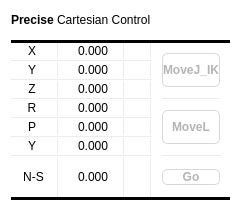
         <widget class="QGroupBox" name="preciseCartesianGroupBox">
          <property name="maximumSize">
           <size>
            <width>400</width>
            <height>16777215</height>
           </size>
          </property>
          <property name="font">
           <font>
            <family>Alibaba PuHuiTi 3.0</family>
            <pointsize>11</pointsize>
            <italic>false</italic>
            <bold>false</bold>
           </font>
          </property>
          <property name="styleSheet">
           <string notr="true">QGroupBox {
	background-color: white;
	border-radius: 20px;
}

Line {
	color: #ECECEC;
}

QDoubleSpinBox {
	margin-left: 5px;
	margin-right: 5px;
	background-color: transparent;
	border: 0px;
}

QDoubleSpinBox::up-button,  QDoubleSpinBox::down-button {
	border-left: 1px solid #ECECEC;
	width: 20px;

}

QDoubleSpinBox::down-arrow {
	image: url(:/res/arrow-down-bold.png);
	width: 15px;
	height: 15px;
	subcontrol-position: right;
	subcontrol-origin: padding;
}

QDoubleSpinBox::up-arrow {
	image: url(:/res/arrow-up-bold.png);
	width: 15px;
	height: 15px;
	subcontrol-position: right;
	subcontrol-origin: padding;
}

QDoubleSpinBox::up-button::pressed,  QDoubleSpinBox::down-button::pressed {
	background-color: #DEF3FD;

}</string>
          </property>
          <property name="title">
           <string/>
          </property>
          <layout class="QGridLayout" name="gridLayout_12" columnstretch="2,1">
           <property name="topMargin">
            <number>0</number>
           </property>
           <property name="bottomMargin">
            <number>20</number>
           </property>
           <property name="spacing">
            <number>0</number>
           </property>
           <item row="13" column="0">
            <widget class="Line" name="line_34">
             <property name="styleSheet">
              <string notr="true">QFrame {
	color: #ECECEC;
}</string>
             </property>
             <property name="frameShadow">
              <enum>QFrame::Plain</enum>
             </property>
             <property name="orientation">
              <enum>Qt::Horizontal</enum>
             </property>
            </widget>
           </item>
           <item row="9" column="0">
            <widget class="Line" name="line_38">
             <property name="styleSheet">
              <string notr="true">QFrame {
	color: #ECECEC;
}</string>
             </property>
             <property name="frameShadow">
              <enum>QFrame::Plain</enum>
             </property>
             <property name="orientation">
              <enum>Qt::Horizontal</enum>
             </property>
            </widget>
           </item>
           <item row="3" column="0">
            <widget class="Line" name="line_35">
             <property name="styleSheet">
              <string notr="true">QFrame {
	color: #ECECEC;
}</string>
             </property>
             <property name="frameShadow">
              <enum>QFrame::Plain</enum>
             </property>
             <property name="orientation">
              <enum>Qt::Horizontal</enum>
             </property>
            </widget>
           </item>
           <item row="14" column="0">
            <layout class="QHBoxLayout" name="horizontalLayout_3">
             <property name="spacing">
              <number>0</number>
             </property>
             <item>
              <widget class="QLabel" name="label_14">
               <property name="minimumSize">
                <size>
                 <width>45</width>
                 <height>40</height>
                </size>
               </property>
               <property name="maximumSize">
                <size>
                 <width>45</width>
                 <height>16777215</height>
                </size>
               </property>
               <property name="styleSheet">
                <string notr="true">QLabel {
	font: 9pt &quot;Alibaba PuHuiTi 3.0&quot;;
	margin-right: 3px;
	margin-left: 3px;
}</string>
               </property>
               <property name="text">
                <string>N-S</string>
               </property>
               <property name="alignment">
                <set>Qt::AlignCenter</set>
               </property>
              </widget>
             </item>
             <item>
              <widget class="Line" name="line_53">
               <property name="styleSheet">
                <string notr="true">QFrame {
	color: #ECECEC;
}</string>
               </property>
               <property name="frameShadow">
                <enum>QFrame::Plain</enum>
               </property>
               <property name="orientation">
                <enum>Qt::Vertical</enum>
               </property>
              </widget>
             </item>
             <item>
              <widget class="QDoubleSpinBox" name="space0">
               <property name="sizePolicy">
                <sizepolicy hsizetype="Minimum" vsizetype="Preferred">
                 <horstretch>0</horstretch>
                 <verstretch>0</verstretch>
                </sizepolicy>
               </property>
               <property name="alignment">
                <set>Qt::AlignCenter</set>
               </property>
               <property name="decimals">
                <number>3</number>
               </property>
               <property name="minimum">
                <double>-360.000000000000000</double>
               </property>
               <property name="maximum">
                <double>360.000000000000000</double>
               </property>
              </widget>
             </item>
             <item>
              <widget class="Line" name="line_52">
               <property name="styleSheet">
                <string notr="true">QFrame {
	color: #ECECEC;
}</string>
               </property>
               <property name="frameShadow">
                <enum>QFrame::Plain</enum>
               </property>
               <property name="orientation">
                <enum>Qt::Vertical</enum>
               </property>
              </widget>
             </item>
            </layout>
           </item>
           <item row="4" column="0">
            <layout class="QHBoxLayout" name="horizontalLayout_8">
             <property name="spacing">
              <number>0</number>
             </property>
             <item>
              <widget class="QLabel" name="label_2">
               <property name="minimumSize">
                <size>
                 <width>45</width>
                 <height>0</height>
                </size>
               </property>
               <property name="maximumSize">
                <size>
                 <width>45</width>
                 <height>16777215</height>
                </size>
               </property>
               <property name="styleSheet">
                <string notr="true">QLabel {
	font: 700 20pt &quot;Alibaba PuHuiTi 3.0&quot;;
	margin-right: 3px;
}</string>
               </property>
               <property name="text">
                <string>Y</string>
               </property>
               <property name="alignment">
                <set>Qt::AlignCenter</set>
               </property>
              </widget>
             </item>
             <item>
              <widget class="Line" name="line_42">
               <property name="styleSheet">
                <string notr="true">QFrame {
	color: #ECECEC;
}</string>
               </property>
               <property name="frameShadow">
                <enum>QFrame::Plain</enum>
               </property>
               <property name="orientation">
                <enum>Qt::Vertical</enum>
               </property>
              </widget>
             </item>
             <item>
              <widget class="QDoubleSpinBox" name="y">
               <property name="sizePolicy">
                <sizepolicy hsizetype="Minimum" vsizetype="Preferred">
                 <horstretch>0</horstretch>
                 <verstretch>0</verstretch>
                </sizepolicy>
               </property>
               <property name="alignment">
                <set>Qt::AlignCenter</set>
               </property>
               <property name="decimals">
                <number>3</number>
               </property>
               <property name="minimum">
                <double>-9999.000000000000000</double>
               </property>
               <property name="maximum">
                <double>9999.000000000000000</double>
               </property>
              </widget>
             </item>
             <item>
              <widget class="Line" name="line_43">
               <property name="styleSheet">
                <string notr="true">QFrame {
	color: #ECECEC;
}</string>
               </property>
               <property name="frameShadow">
                <enum>QFrame::Plain</enum>
               </property>
               <property name="orientation">
                <enum>Qt::Vertical</enum>
               </property>
              </widget>
             </item>
            </layout>
           </item>
           <item row="14" column="1">
            <widget class="QPushButton" name="MoveSpace0">
             <property name="styleSheet">
              <string notr="true">QPushButton {
	margin-left: 10px;
	margin-right: 10px;
	background-color: white;
	border: 1px solid #D8D8D8;
	border-radius: 5px;
	color: #B3B4B5;
	font-weight: bold;
}

QPushButton:hover {
	background-color: #D8D8D8;
	color: #262626;
}

QPushButton:pressed, QPushButton:checked {
	background-color: #DFF3FC;
	color: #262626;
	border: 0;
}</string>
             </property>
             <property name="text">
              <string>Go</string>
             </property>
            </widget>
           </item>
           <item row="11" column="0">
            <widget class="Line" name="line_41">
             <property name="styleSheet">
              <string notr="true">QFrame {
	color: #ECECEC;
}</string>
             </property>
             <property name="frameShadow">
              <enum>QFrame::Plain</enum>
             </property>
             <property name="orientation">
              <enum>Qt::Horizontal</enum>
             </property>
            </widget>
           </item>
           <item row="13" column="1">
            <widget class="Line" name="line_33">
             <property name="styleSheet">
              <string notr="true">QFrame {
	color: #ECECEC;
	margin-left: 10px;
	margin-right: 10px;
}</string>
             </property>
             <property name="frameShadow">
              <enum>QFrame::Plain</enum>
             </property>
             <property name="orientation">
              <enum>Qt::Horizontal</enum>
             </property>
            </widget>
           </item>
           <item row="0" column="0" colspan="2">
            <widget class="QLabel" name="preciseCartTitle">
             <property name="minimumSize">
              <size>
               <width>0</width>
               <height>40</height>
              </size>
             </property>
             <property name="maximumSize">
              <size>
               <width>16777215</width>
               <height>40</height>
              </size>
             </property>
             <property name="styleSheet">
              <string notr="true">
Line {
	color: #ECECEC;
}</string>
             </property>
             <property name="text">
              <string>&lt;html&gt;&lt;body&gt;&lt;b&gt;Precise&lt;/b&gt; Cartesian Control&lt;/body&gt;&lt;/html&gt;</string>
             </property>
            </widget>
           </item>
           <item row="2" column="0">
            <layout class="QHBoxLayout" name="horizontalLayout_9">
             <property name="spacing">
              <number>0</number>
             </property>
             <item>
              <widget class="QLabel" name="label">
               <property name="sizePolicy">
                <sizepolicy hsizetype="Preferred" vsizetype="Preferred">
                 <horstretch>0</horstretch>
                 <verstretch>0</verstretch>
                </sizepolicy>
               </property>
               <property name="minimumSize">
                <size>
                 <width>45</width>
                 <height>0</height>
                </size>
               </property>
               <property name="maximumSize">
                <size>
                 <width>45</width>
                 <height>16777215</height>
                </size>
               </property>
               <property name="styleSheet">
                <string notr="true">QLabel {
	font: 700 20pt &quot;Alibaba PuHuiTi 3.0&quot;;
	margin-right: 3px;
}</string>
               </property>
               <property name="text">
                <string>X</string>
               </property>
               <property name="alignment">
                <set>Qt::AlignCenter</set>
               </property>
              </widget>
             </item>
             <item>
              <widget class="Line" name="line_39">
               <property name="styleSheet">
                <string notr="true">QFrame {
	color: #ECECEC;
}</string>
               </property>
               <property name="frameShadow">
                <enum>QFrame::Plain</enum>
               </property>
               <property name="orientation">
                <enum>Qt::Vertical</enum>
               </property>
              </widget>
             </item>
             <item>
              <widget class="QDoubleSpinBox" name="x">
               <property name="sizePolicy">
                <sizepolicy hsizetype="Minimum" vsizetype="Preferred">
                 <horstretch>0</horstretch>
                 <verstretch>0</verstretch>
                </sizepolicy>
               </property>
               <property name="alignment">
                <set>Qt::AlignCenter</set>
               </property>
               <property name="decimals">
                <number>3</number>
               </property>
               <property name="minimum">
                <double>-9999.000000000000000</double>
               </property>
               <property name="maximum">
                <double>9999.000000000000000</double>
               </property>
              </widget>
             </item>
             <item>
              <widget class="Line" name="line_32">
               <property name="styleSheet">
                <string notr="true">QFrame {
	color: #ECECEC;
}</string>
               </property>
               <property name="frameShadow">
                <enum>QFrame::Plain</enum>
               </property>
               <property name="orientation">
                <enum>Qt::Vertical</enum>
               </property>
              </widget>
             </item>
            </layout>
           </item>
           <item row="2" column="1" rowspan="11">
            <layout class="QGridLayout" name="gridLayout_8">
             <property name="leftMargin">
              <number>10</number>
             </property>
             <property name="topMargin">
              <number>10</number>
             </property>
             <property name="rightMargin">
              <number>10</number>
             </property>
             <property name="bottomMargin">
              <number>10</number>
             </property>
             <property name="verticalSpacing">
              <number>10</number>
             </property>
             <item row="0" column="0">
              <widget class="QPushButton" name="MoveJ_IK">
               <property name="sizePolicy">
                <sizepolicy hsizetype="Preferred" vsizetype="Preferred">
                 <horstretch>0</horstretch>
                 <verstretch>0</verstretch>
                </sizepolicy>
               </property>
               <property name="styleSheet">
                <string notr="true">QPushButton {
	background-color: white;
	border: 1px solid #D8D8D8;
	border-radius: 5px;
	color: #B3B4B5;
	font-weight: bold;
}

QPushButton:hover {
	background-color: #D8D8D8;
	color: #262626;
}

QPushButton:pressed, QPushButton:checked {
	background-color: #DFF3FC;
	color: #262626;
	border: 0;
}</string>
               </property>
               <property name="text">
                <string>MoveJ_IK</string>
               </property>
              </widget>
             </item>
             <item row="2" column="0">
              <widget class="QPushButton" name="MoveL">
               <property name="sizePolicy">
                <sizepolicy hsizetype="Preferred" vsizetype="Preferred">
                 <horstretch>0</horstretch>
                 <verstretch>0</verstretch>
                </sizepolicy>
               </property>
               <property name="styleSheet">
                <string notr="true">QPushButton {
	background-color: white;
	border: 1px solid #D8D8D8;
	border-radius: 5px;
	color: #B3B4B5;
	font-weight: bold;
}

QPushButton:hover {
	background-color: #D8D8D8;
	color: #262626;
}

QPushButton:pressed, QPushButton:checked {
	background-color: #DFF3FC;
	color: #262626;
	border: 0;
}</string>
               </property>
               <property name="text">
                <string>MoveL</string>
               </property>
              </widget>
             </item>
             <item row="1" column="0">
              <widget class="Line" name="line_40">
               <property name="styleSheet">
                <string notr="true">QFrame {
	color: #ECECEC;
}</string>
               </property>
               <property name="frameShadow">
                <enum>QFrame::Plain</enum>
               </property>
               <property name="orientation">
                <enum>Qt::Horizontal</enum>
               </property>
              </widget>
             </item>
            </layout>
           </item>
           <item row="10" column="0">
            <layout class="QHBoxLayout" name="horizontalLayout_5">
             <property name="spacing">
              <number>0</number>
             </property>
             <item>
              <widget class="QLabel" name="label_5">
               <property name="minimumSize">
                <size>
                 <width>45</width>
                 <height>0</height>
                </size>
               </property>
               <property name="maximumSize">
                <size>
                 <width>45</width>
                 <height>16777215</height>
                </size>
               </property>
               <property name="styleSheet">
                <string notr="true">QLabel {
	font: 700 20pt &quot;Alibaba PuHuiTi 3.0&quot;;
	margin-right: 3px;
}</string>
               </property>
               <property name="text">
                <string>P</string>
               </property>
               <property name="alignment">
                <set>Qt::AlignCenter</set>
               </property>
              </widget>
             </item>
             <item>
              <widget class="Line" name="line_49">
               <property name="styleSheet">
                <string notr="true">QFrame {
	color: #ECECEC;
}</string>
               </property>
               <property name="frameShadow">
                <enum>QFrame::Plain</enum>
               </property>
               <property name="orientation">
                <enum>Qt::Vertical</enum>
               </property>
              </widget>
             </item>
             <item>
              <widget class="QDoubleSpinBox" name="pitch">
               <property name="sizePolicy">
                <sizepolicy hsizetype="Minimum" vsizetype="Preferred">
                 <horstretch>0</horstretch>
                 <verstretch>0</verstretch>
                </sizepolicy>
               </property>
               <property name="alignment">
                <set>Qt::AlignCenter</set>
               </property>
               <property name="decimals">
                <number>3</number>
               </property>
               <property name="minimum">
                <double>-360.000000000000000</double>
               </property>
               <property name="maximum">
                <double>360.000000000000000</double>
               </property>
              </widget>
             </item>
             <item>
              <widget class="Line" name="line_48">
               <property name="styleSheet">
                <string notr="true">QFrame {
	color: #ECECEC;
}</string>
               </property>
               <property name="frameShadow">
                <enum>QFrame::Plain</enum>
               </property>
               <property name="orientation">
                <enum>Qt::Vertical</enum>
               </property>
              </widget>
             </item>
            </layout>
           </item>
           <item row="1" column="0" colspan="2">
            <widget class="Line" name="line_30">
             <property name="styleSheet">
              <string notr="true">Line {
	color: #000000;
}</string>
             </property>
             <property name="frameShadow">
              <enum>QFrame::Plain</enum>
             </property>
             <property name="lineWidth">
              <number>3</number>
             </property>
             <property name="orientation">
              <enum>Qt::Horizontal</enum>
             </property>
            </widget>
           </item>
           <item row="5" column="0">
            <widget class="Line" name="line_36">
             <property name="styleSheet">
              <string notr="true">QFrame {
	color: #ECECEC;
}</string>
             </property>
             <property name="frameShadow">
              <enum>QFrame::Plain</enum>
             </property>
             <property name="orientation">
              <enum>Qt::Horizontal</enum>
             </property>
            </widget>
           </item>
           <item row="8" column="0">
            <layout class="QHBoxLayout" name="horizontalLayout_6">
             <property name="spacing">
              <number>0</number>
             </property>
             <item>
              <widget class="QLabel" name="label_4">
               <property name="minimumSize">
                <size>
                 <width>45</width>
                 <height>0</height>
                </size>
               </property>
               <property name="maximumSize">
                <size>
                 <width>45</width>
                 <height>16777215</height>
                </size>
               </property>
               <property name="styleSheet">
                <string notr="true">QLabel {
	font: 700 20pt &quot;Alibaba PuHuiTi 3.0&quot;;
	margin-right: 3px;
}</string>
               </property>
               <property name="text">
                <string>R</string>
               </property>
               <property name="alignment">
                <set>Qt::AlignCenter</set>
               </property>
              </widget>
             </item>
             <item>
              <widget class="Line" name="line_46">
               <property name="styleSheet">
                <string notr="true">QFrame {
	color: #ECECEC;
}</string>
               </property>
               <property name="frameShadow">
                <enum>QFrame::Plain</enum>
               </property>
               <property name="orientation">
                <enum>Qt::Vertical</enum>
               </property>
              </widget>
             </item>
             <item>
              <widget class="QDoubleSpinBox" name="roll">
               <property name="sizePolicy">
                <sizepolicy hsizetype="Minimum" vsizetype="Preferred">
                 <horstretch>0</horstretch>
                 <verstretch>0</verstretch>
                </sizepolicy>
               </property>
               <property name="alignment">
                <set>Qt::AlignCenter</set>
               </property>
               <property name="decimals">
                <number>3</number>
               </property>
               <property name="minimum">
                <double>-360.000000000000000</double>
               </property>
               <property name="maximum">
                <double>360.000000000000000</double>
               </property>
              </widget>
             </item>
             <item>
              <widget class="Line" name="line_47">
               <property name="styleSheet">
                <string notr="true">QFrame {
	color: #ECECEC;
}</string>
               </property>
               <property name="frameShadow">
                <enum>QFrame::Plain</enum>
               </property>
               <property name="orientation">
                <enum>Qt::Vertical</enum>
               </property>
              </widget>
             </item>
            </layout>
           </item>
           <item row="6" column="0">
            <layout class="QHBoxLayout" name="horizontalLayout_7">
             <property name="spacing">
              <number>0</number>
             </property>
             <item>
              <widget class="QLabel" name="label_3">
               <property name="minimumSize">
                <size>
                 <width>45</width>
                 <height>0</height>
                </size>
               </property>
               <property name="maximumSize">
                <size>
                 <width>45</width>
                 <height>16777215</height>
                </size>
               </property>
               <property name="styleSheet">
                <string notr="true">QLabel {
	font: 700 20pt &quot;Alibaba PuHuiTi 3.0&quot;;
	margin-right: 3px;
}</string>
               </property>
               <property name="text">
                <string>Z</string>
               </property>
               <property name="alignment">
                <set>Qt::AlignCenter</set>
               </property>
              </widget>
             </item>
             <item>
              <widget class="Line" name="line_44">
               <property name="styleSheet">
                <string notr="true">QFrame {
	color: #ECECEC;
}</string>
               </property>
               <property name="frameShadow">
                <enum>QFrame::Plain</enum>
               </property>
               <property name="orientation">
                <enum>Qt::Vertical</enum>
               </property>
              </widget>
             </item>
             <item>
              <widget class="QDoubleSpinBox" name="z">
               <property name="sizePolicy">
                <sizepolicy hsizetype="Minimum" vsizetype="Preferred">
                 <horstretch>0</horstretch>
                 <verstretch>0</verstretch>
                </sizepolicy>
               </property>
               <property name="alignment">
                <set>Qt::AlignCenter</set>
               </property>
               <property name="decimals">
                <number>3</number>
               </property>
               <property name="minimum">
                <double>-9999.000000000000000</double>
               </property>
               <property name="maximum">
                <double>9999.000000000000000</double>
               </property>
              </widget>
             </item>
             <item>
              <widget class="Line" name="line_45">
               <property name="styleSheet">
                <string notr="true">QFrame {
	color: #ECECEC;
}</string>
               </property>
               <property name="frameShadow">
                <enum>QFrame::Plain</enum>
               </property>
               <property name="orientation">
                <enum>Qt::Vertical</enum>
               </property>
              </widget>
             </item>
            </layout>
           </item>
           <item row="12" column="0">
            <layout class="QHBoxLayout" name="horizontalLayout_4">
             <property name="spacing">
              <number>0</number>
             </property>
             <item>
              <widget class="QLabel" name="label_6">
               <property name="minimumSize">
                <size>
                 <width>45</width>
                 <height>0</height>
                </size>
               </property>
               <property name="maximumSize">
                <size>
                 <width>45</width>
                 <height>16777215</height>
                </size>
               </property>
               <property name="styleSheet">
                <string notr="true">QLabel {
	font: 700 20pt &quot;Alibaba PuHuiTi 3.0&quot;;
	margin-right: 3px;
}</string>
               </property>
               <property name="text">
                <string>Y</string>
               </property>
               <property name="alignment">
                <set>Qt::AlignCenter</set>
               </property>
              </widget>
             </item>
             <item>
              <widget class="Line" name="line_50">
               <property name="styleSheet">
                <string notr="true">QFrame {
	color: #ECECEC;
}</string>
               </property>
               <property name="frameShadow">
                <enum>QFrame::Plain</enum>
               </property>
               <property name="orientation">
                <enum>Qt::Vertical</enum>
               </property>
              </widget>
             </item>
             <item>
              <widget class="QDoubleSpinBox" name="yaw">
               <property name="sizePolicy">
                <sizepolicy hsizetype="Minimum" vsizetype="Preferred">
                 <horstretch>0</horstretch>
                 <verstretch>0</verstretch>
                </sizepolicy>
               </property>
               <property name="alignment">
                <set>Qt::AlignCenter</set>
               </property>
               <property name="decimals">
                <number>3</number>
               </property>
               <property name="minimum">
                <double>-360.000000000000000</double>
               </property>
               <property name="maximum">
                <double>360.000000000000000</double>
               </property>
              </widget>
             </item>
             <item>
              <widget class="Line" name="line_51">
               <property name="styleSheet">
                <string notr="true">QFrame {
	color: #ECECEC;
}</string>
               </property>
               <property name="frameShadow">
                <enum>QFrame::Plain</enum>
               </property>
               <property name="orientation">
                <enum>Qt::Vertical</enum>
               </property>
              </widget>
             </item>
            </layout>
           </item>
           <item row="7" column="0">
            <widget class="Line" name="line_37">
             <property name="styleSheet">
              <string notr="true">QFrame {
	color: #ECECEC;
}</string>
             </property>
             <property name="frameShadow">
              <enum>QFrame::Plain</enum>
             </property>
             <property name="orientation">
              <enum>Qt::Horizontal</enum>
             </property>
            </widget>
           </item>
           <item row="15" column="0" colspan="2">
            <widget class="Line" name="line_54">
             <property name="styleSheet">
              <string notr="true">Line {
	color: #000000;
}</string>
             </property>
             <property name="frameShadow">
              <enum>QFrame::Plain</enum>
             </property>
             <property name="lineWidth">
              <number>3</number>
             </property>
             <property name="orientation">
              <enum>Qt::Horizontal</enum>
             </property>
            </widget>
           </item>
          </layout>
         </widget>
